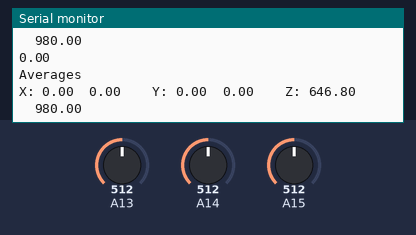
Bench run of a sketch on a simulated Arduino Mega 2560, built with avr-gcc and run on an emulated ATmega2560. On the bench: the last lines printed to the serial monitor. Inputs (shaded band) come from the test bench; at power-on: A14 = 512, A13 = 512, A15 = 512.

Above: at 18.2 s.
18.3 s: A14 set to 775
At 18.8 s:
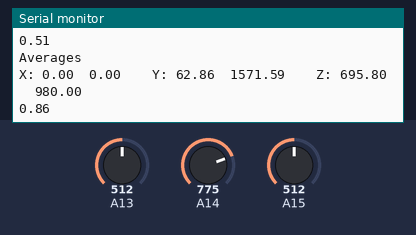
19.8 s: A14 set to 802
At 20.3 s:
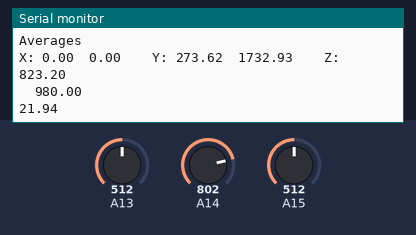
21.3 s: A13 set to 329
At 21.9 s:
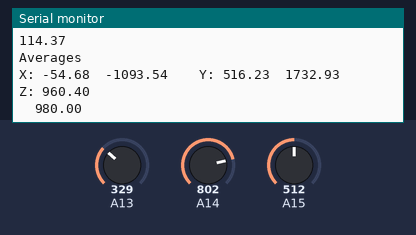
24.3 s: A13 set to 485
At 24.8 s:
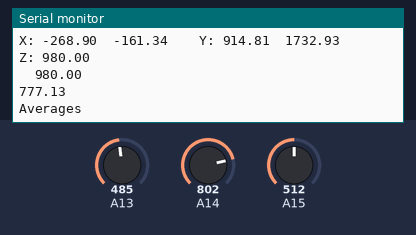
25.8 s: A13 set to 510
At 26.5 s:
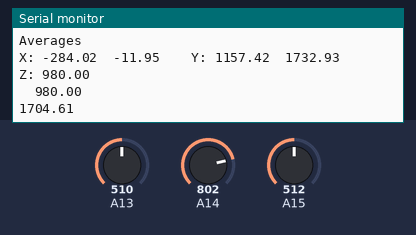
Timing chart, 0 to 28.3 s (numbered marks = the images above; inputs shaded):
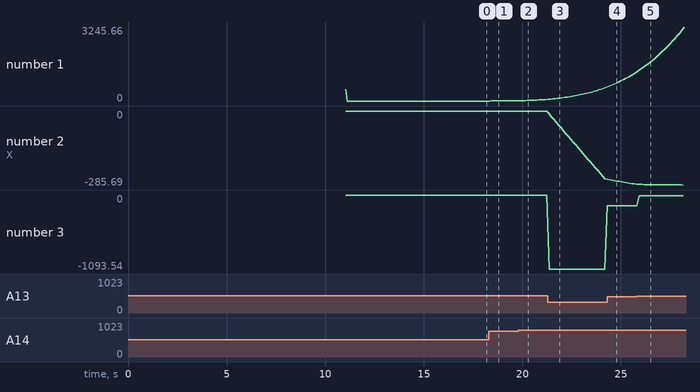

The sketch:

sketch_mar11a.ino
```cpp
int xVal;
int yVal;
int zVal;
long zTotalUp;
int ZcountUp;
long zTotalDown;
long gravity;
#include <Arduino.h>
#define bufferSize 100
float xVel = 0;
float yVel = 0;
float zVel = 0;
float totalDistance = 0;
float xTotal = 0;
float yTotal = 0;
float zTotal = 0;
float xA = 0;
float yA = 0;
float zA = 0;


float xBuf[bufferSize] = {0,0,0,0,0,0,0,0,0,0,0,0,0,0,0,0,0,0,0,0,0,0,0,0,0,0,0,0,0,0,0,0,0,0,0,0,0,0,0,0,0,0,0,0,0,0,0,0,0,0,0,0,0,0,0,0,0,0,0,0,0,0,0,0,0,0,0,0,0,0,0,0,0,0,0,0,0,0,0,0,0,0,0,0,0,0,0,0,0,0,0,0,0,0,0,0,0,0,0,0};
float yBuf[bufferSize] = {0,0,0,0,0,0,0,0,0,0,0,0,0,0,0,0,0,0,0,0,0,0,0,0,0,0,0,0,0,0,0,0,0,0,0,0,0,0,0,0,0,0,0,0,0,0,0,0,0,0,0,0,0,0,0,0,0,0,0,0,0,0,0,0,0,0,0,0,0,0,0,0,0,0,0,0,0,0,0,0,0,0,0,0,0,0,0,0,0,0,0,0,0,0,0,0,0,0,0,0};
float zBuf[bufferSize] = {0,0,0,0,0,0,0,0,0,0,0,0,0,0,0,0,0,0,0,0,0,0,0,0,0,0,0,0,0,0,0,0,0,0,0,0,0,0,0,0,0,0,0,0,0,0,0,0,0,0,0,0,0,0,0,0,0,0,0,0,0,0,0,0,0,0,0,0,0,0,0,0,0,0,0,0,0,0,0,0,0,0,0,0,0,0,0,0,0,0,0,0,0,0,0,0,0,0,0,0};

int p = 0;

int counter = 0;
#define zeroPointX 348
#define zeroPointY 322
#define zeroPointZ 320
void setup() {
  // put your setup code here, to run once:
Serial.begin(9600);
#define zeroPointX 348
#define zeroPointY 322
#define zeroPointZ 320

//memset(xBuf,0,bufferSize);
//memset(yBuf,0,bufferSize);
//memset(zBuf,0,bufferSize);

float xDisplacement = 0;
float yDisplacement = 0;
float zDisplacement = 0;

float xVel = 0;
float yVel = 0;
float zVel = 0;

//pinMode(22, OUTPUT);
//digitalWrite(22, HIGH);

float totaldistance = 0;


int i = 0;
float xTot = 0;
float yTot = 0;
float zTot = 0;
delay(1000);

while(i < 100) {
  xTot = xTot + analogRead(A13);
  yTot = yTot + analogRead(A14);
  zTot = zTot + analogRead(A15);
  i = i + 1;
  delay(100);
}

xA = xTot / 100.0;
yA = yTot / 100.0;
zA = zTot / 100.0;

Serial.println(zA);
}

 float xAcc = 0;
 float yAcc = 0;
 float zAcc = 0;


void loop() {
  // put your main code here, to run repeatedly:
  float timeBase = 0.1;
  /*
  zTotalUp = 0;
  zTotalDown = 0;
  Serial.println("beginning running");
  for(int i = 0; i < 100; i++){
    zVal = analogRead(A13);
    zTotalUp += zVal;
    delay(100);
  }


  int incomingByte = -1;
  Serial.println("please flip device over and enter 1 when flipped");
  while(incomingByte != 49){
    incomingByte = Serial.read();
  }
  for(int j = 0; j < 100; j++){
    zVal = analogRead(A12);
    zTotalDown += zVal;
    delay(100);
  }
  gravity = ((zTotalUp/100) - (zTotalDown/100));
  Serial.print("gravity: ");
  Serial.println(gravity);
  delay(1000);
  */


  int xRaw = analogRead(A13);
  int yRaw = analogRead(A14);
  int zRaw = analogRead(A15);

  float xGAcc = ((xRaw - xA) / 164.0);
  float yGAcc = ((yRaw - yA) / 164.0);
  float zGAcc = ((zRaw - zA + 164) / 164.0);

  float xAcc2 = xGAcc * 980.0;
  float yAcc2 = yGAcc * 980.0;
  float zAcc2 = zGAcc * 980.0;

   xAcc += (xAcc2 - xBuf[p])/bufferSize;
   yAcc += (yAcc2 - yBuf[p])/bufferSize;
   zAcc += (zAcc2 - zBuf[p])/bufferSize;
   xBuf[p] = xAcc2;
   yBuf[p] = yAcc2;
   zBuf[p] = zAcc2;
   if(p != bufferSize-1){
    p += 1;
   } else {
    p = 0;
   }


  xTotal = xTotal + xAcc;
  yTotal = yTotal + yAcc;
  zTotal = zTotal + zAcc;

  counter = counter + 1;
  float xAve = xTotal / counter;
  float yAve = yTotal / counter;
  float zAve = zTotal / counter;

  xVel = xVel + xAve * timeBase;
  yVel = yVel + yAve * timeBase;
  zVel = zVel + zAve * timeBase;


  float xChange = (xVel * timeBase) + 0.5 * xAcc * (timeBase * timeBase);
  float yChange = (yVel * timeBase) + 0.5 * yAcc * (timeBase * timeBase);
  float zChange = (zVel * timeBase) + 0.5 * (zAcc - 980) * (timeBase * timeBase);

  float distanceChange = sqrt((xChange * xChange) + (yChange * yChange));
  totalDistance = totalDistance + distanceChange;


/*
  Serial.print("X: ");
  Serial.print(xRaw);
  Serial.print("    ");
  Serial.print("Y: ");
  Serial.print(yRaw);
  Serial.print("    ");
  Serial.print("Z: ");
  Serial.println(zRaw);
*/
  Serial.println("Averages");
  Serial.print("X: ");
  Serial.print(xAcc);
  Serial.print("  ");
  Serial.print(xAcc2);
  Serial.print("    ");
  Serial.print("Y: ");
  Serial.print(yAcc);
   Serial.print("  ");
  Serial.print(yAcc2);
  Serial.print("    ");
  Serial.print("Z: ");
  Serial.println(zAcc);
   Serial.print("  ");
  Serial.println(zAcc2);
  Serial.println(totalDistance);
  Serial.println("");


  delay(100);

}
```

Measured:
- the behaviour switches between 495 and 496 on A13 (found by bisection; images 4 and 5)
- after the input at 18.3 s, the serial monitor: prints a new line after 0.07 s (image 1)
- after the input at 19.8 s, the serial monitor: prints a new line after 0.05 s (image 2)
- after the input at 24.3 s, the serial monitor: prints a new line at once (image 4)
- plotted number 1: 0 → 10.96 after the input at 18.3 s, 10.96 → 73.82 after the input at 19.8 s, 599.67 → 1242.63 after the input at 24.3 s
- plotted number 2: -262.45 → -283.42 after the input at 24.3 s
- plotted number 3: -1093.54 → -161.34 after the input at 24.3 s
